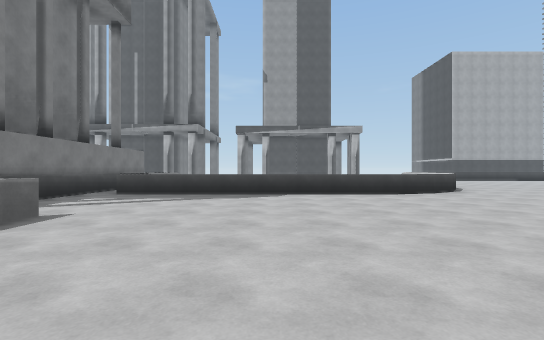
[1] (above)

17 first-person views from a walk through a 3-D level made in the Unity game engine. The camera is 1.3 m above the floor, looks level and sees 85° across. The floor is counted in squares, 2 m on a side. Each view is taken from the middle of a square. On the plan, view 1 faces up. The plan holds only what a view shows up to about 9 squares ahead; the rest is blank. The place goes on beyond the plan. The player character is not drawn.

[2]
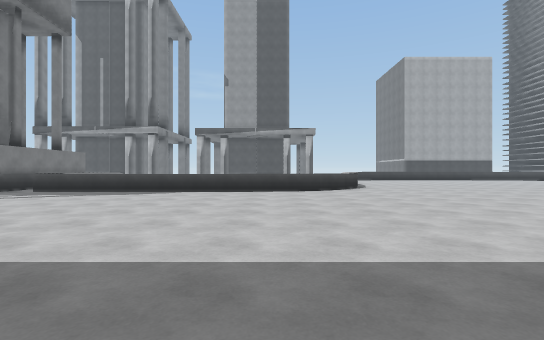

[3]
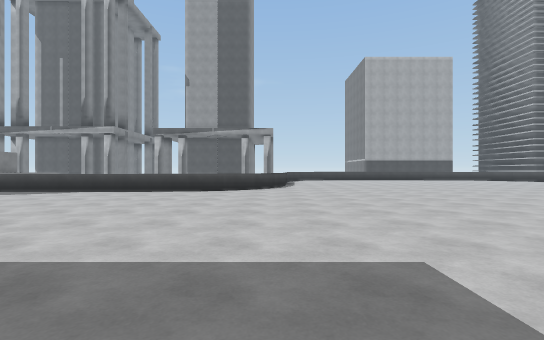

[4]
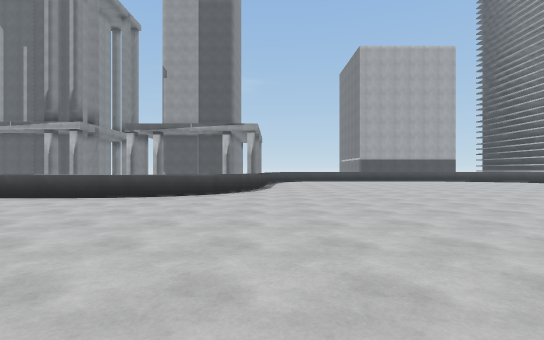

[5]
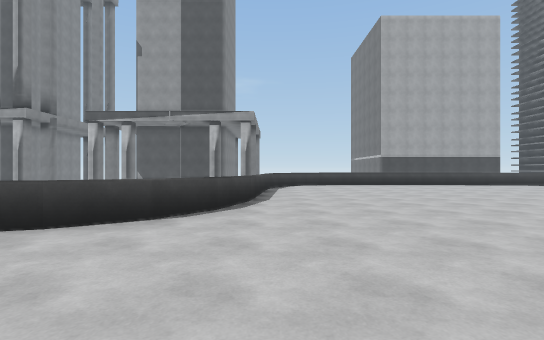

[6]
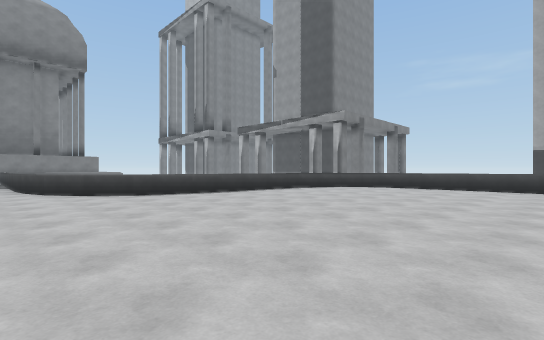

[7]
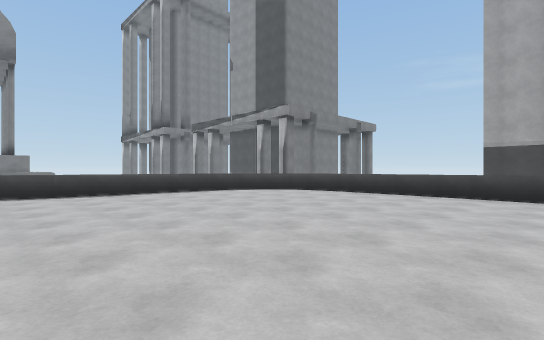

[8]
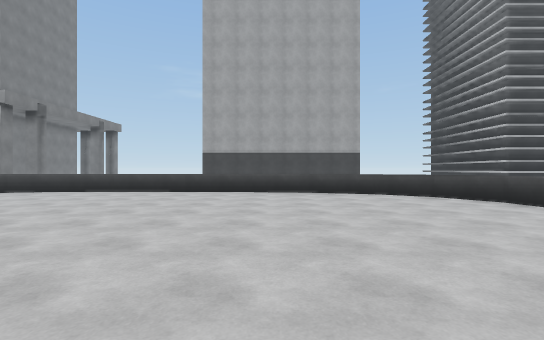

[9]
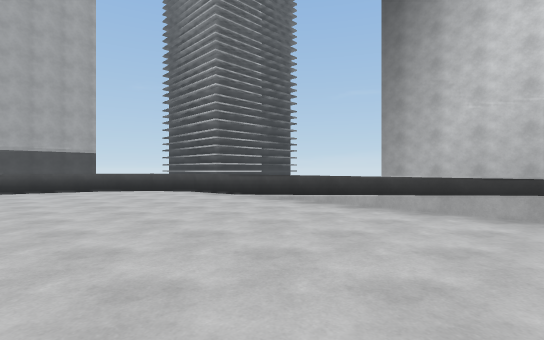

[10]
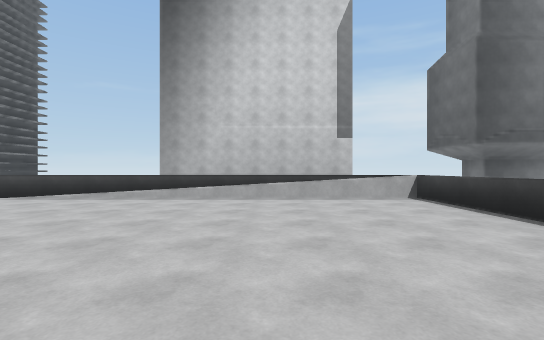

[11]
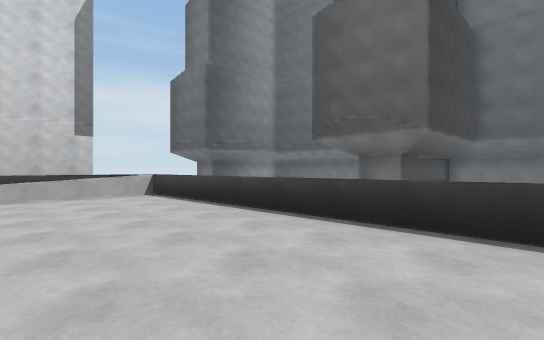

[12]
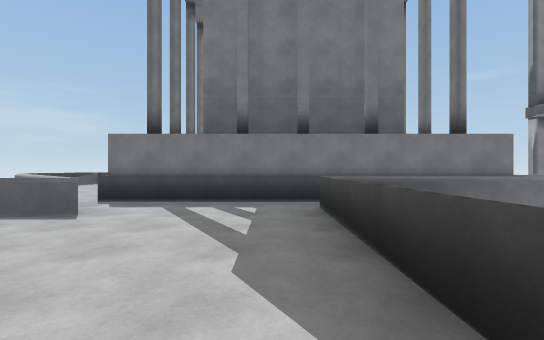

[13]
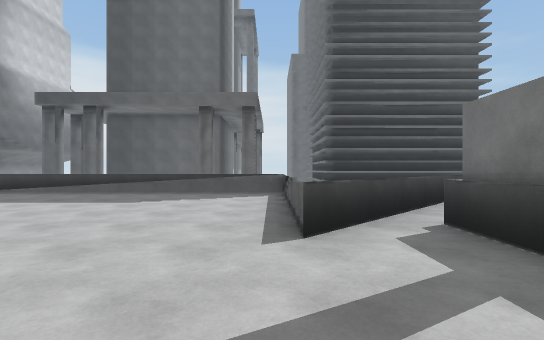

[14]
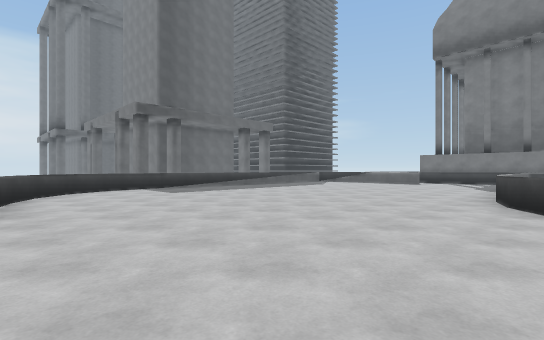

[15]
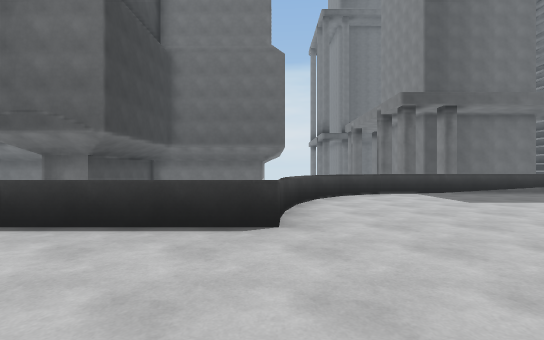

[16]
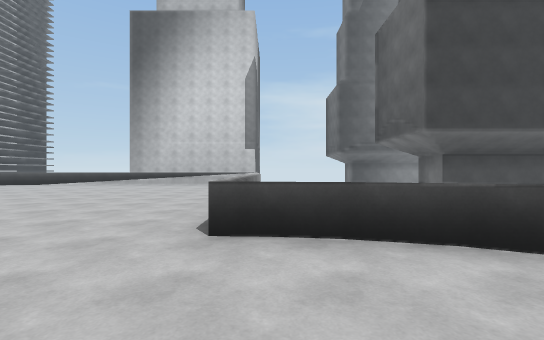

[17]
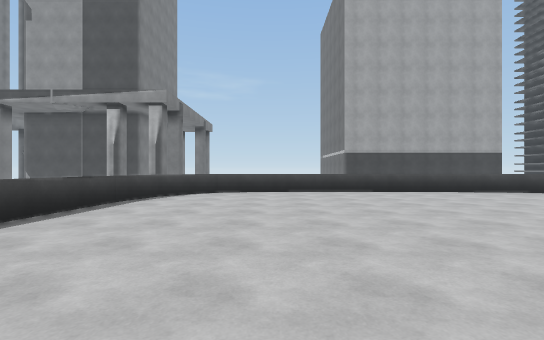

### Floor plan
Key: @ floor where view 1 was taken; # wall or solid block; . floor; = window, fence, low wall or low ledge; ^ raised ledge; v drop or lower ground.
Columns run from 7 left of view 1 to 21 right of it. Each row starts with its distance up from view 1.
 18                 v======vv
 17               v=.........==
 16               =............=
 15               =.............v
 14               ..............=
 13               ..............=
 12   ##          ..............=
 11   =#         v..............=
 10   =#         =..............=
  9   =#        =...............=
  8   =#========................=
  7   =.........................=
  6   =.........................=
  5   =.........................=
  4   =.#.......................=
  3  ##v=.............=
  2 ##v ..............=
  1 #v  ..............v
  0 v   ...@.........=
 -1     ...........=v
 -2                         #v
 -3                         ^
 -4                         ^

Positions as (right, up) in squares from view 1, and headings:
1: (0, 0), facing up
2: (3, -1), facing up
3: (6, -1), facing up
4: (7, 1), facing up
5: (7, 5), facing up
6: (14, 7), facing up-left
7: (15, 10), facing up-left
8: (16, 9), facing up
9: (16, 7), facing up-right
10: (14, 7), facing right
11: (13, 7), facing down-right
12: (1, 7), facing left
13: (-3, 7), facing down
14: (11, 9), facing down-left
15: (11, 7), facing down
16: (8, 3), facing right
17: (10, 9), facing up
